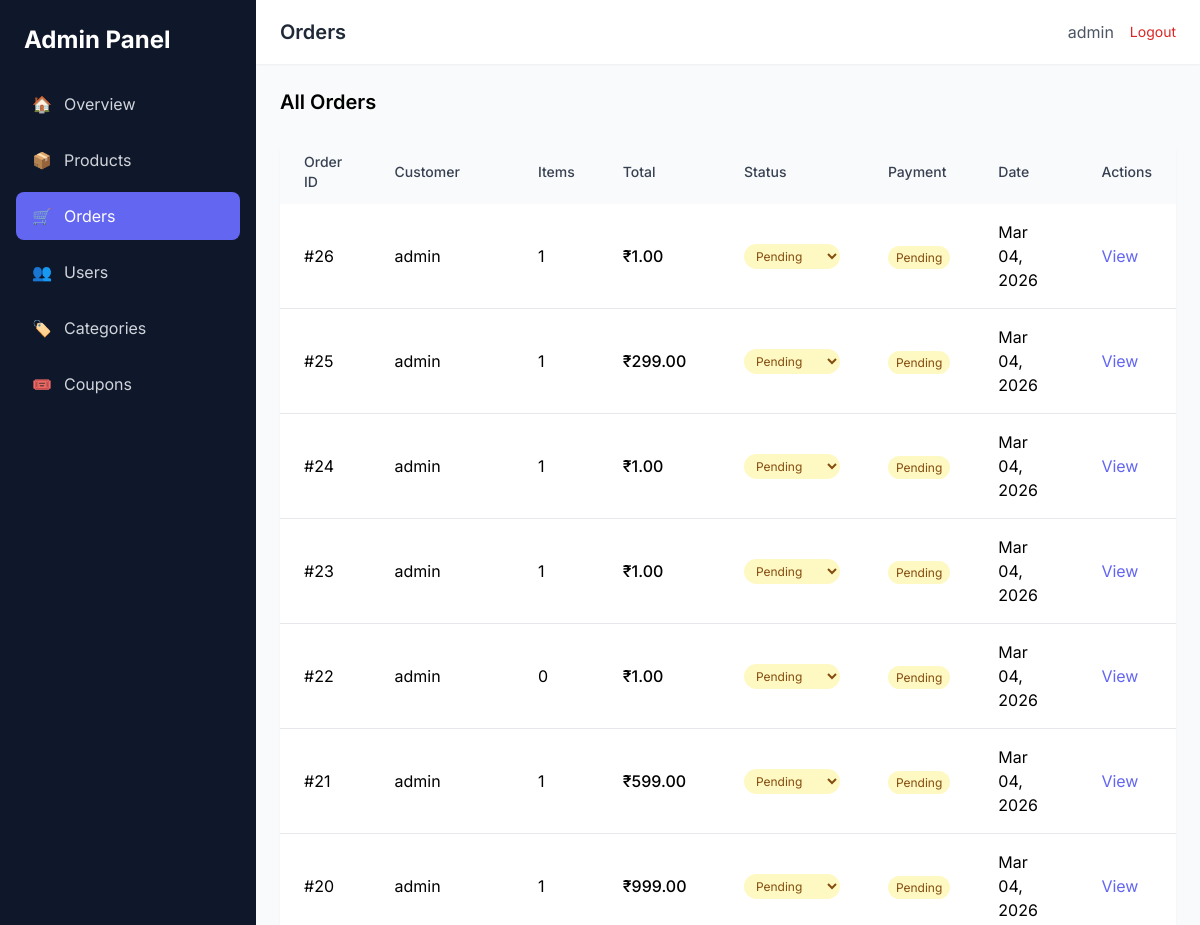
Before: /dashboard/orders/ (signed in, upper part) with the older database file.
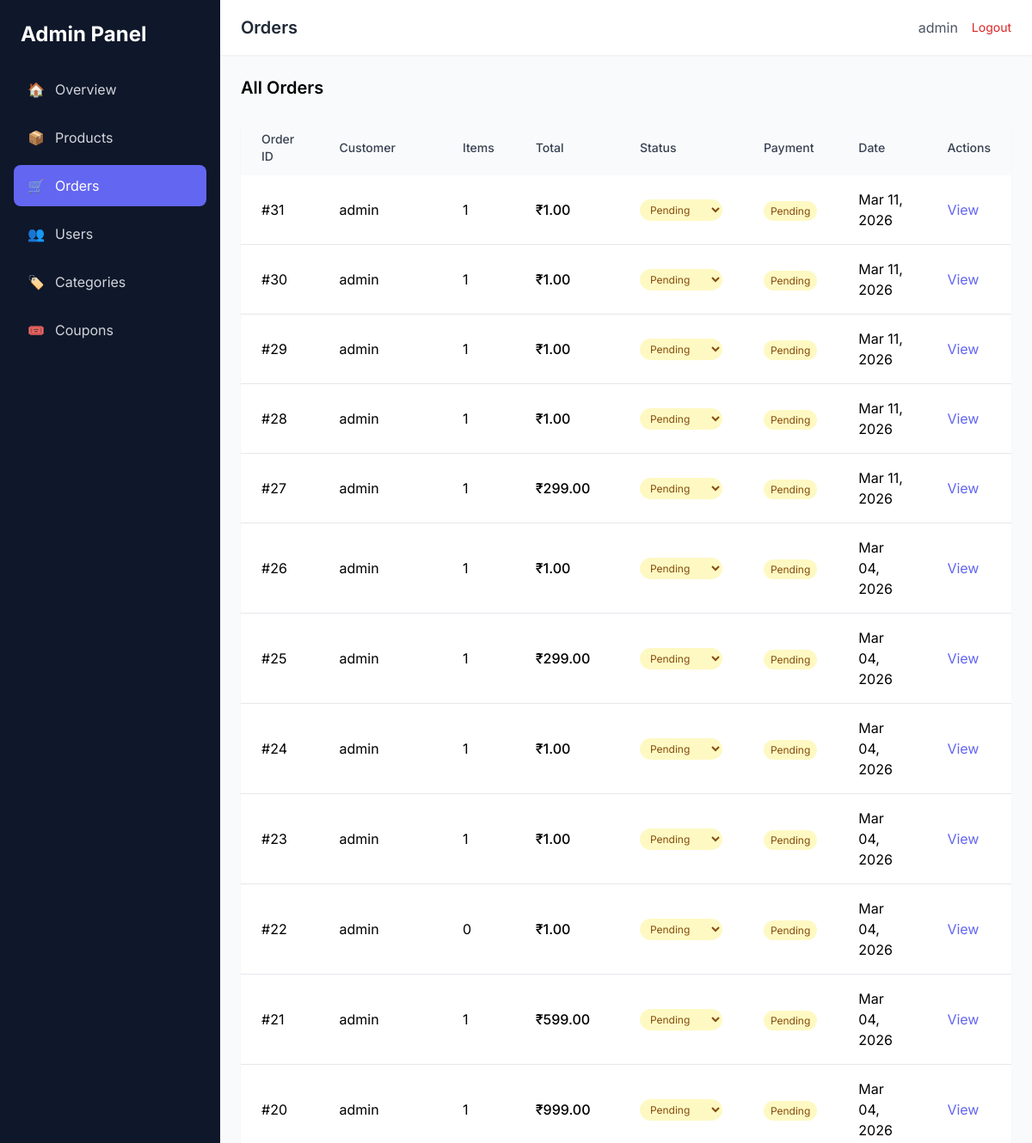
After: the same page with the newer database file.
### orders/models.py (models this page shows, shortened)
class Order(models.Model):
    STATUS_CHOICES = [
        ('PENDING', 'Pending'),
        ('CONFIRMED', 'Confirmed'),
        ('SHIPPED', 'Shipped'),
        ('DELIVERED', 'Delivered'),
        ('CANCELLED', 'Cancelled'),
    ]
    PAYMENT_STATUS_CHOICES = [
        ('PENDING', 'Pending'),
        ('PAID', 'Paid'),
        ('FAILED', 'Failed'),
        ('REFUNDED', 'Refunded'),
    ]
    user = models.ForeignKey(settings.AUTH_USER_MODEL, on_delete=models.CASCADE, related_name='orders')
    total_price = models.DecimalField(max_digits=10, decimal_places=2)
    status = models.CharField(max_length=20, choices=STATUS_CHOICES, default='PENDING')
    payment_status = models.CharField(max_length=20, choices=PAYMENT_STATUS_CHOICES, default='PENDING')
    shipping_address = models.TextField()
    created_at = models.DateTimeField(auto_now_add=True)
    updated_at = models.DateTimeField(auto_now=True)

### users/models.py (models this page shows, shortened)
class CustomUser(AbstractUser):
    phone = models.CharField(max_length=20, blank=True)
    avatar = models.ImageField(upload_to='avatars/', blank=True, null=True)
    address = models.TextField(blank=True)
    city = models.CharField(max_length=100, blank=True)
    country = models.CharField(max_length=100, blank=True)

### dashboard/views.py (the view)
# urls.py: path('orders/', views.order_list, name='order_list'),
@staff_required
def order_list(request):
    orders = Order.objects.select_related('user').order_by('-created_at')
    return render(request, 'dashboard/orders/list.html', {'orders': orders})

### orders/cart_utils.py (called while the page is built, shortened)
def get_cart(request):
    if request.user.is_authenticated:
        cart, created = Cart.objects.get_or_create(user=request.user)
        if request.session.session_key is None:
            request.session.create()
        session_key = request.session.session_key
        session_cart = Cart.objects.filter(session_key=session_key, user__isnull=True).first()
        if session_cart:
            merge_carts(session_key, request.user)
        return cart

def get_cart_count(request):
    cart = get_cart(request)
    return sum(item.quantity for item in cart.items.all())

### orders/context_processors.py (called while the page is built)
def cart_context(request):
    return {
        'cart_count': get_cart_count(request),
    }

### templates/dashboard/orders/list.html (shortened to what this page needs)
{% extends 'dashboard/base.html' %}
{% block page_title %}Orders{% endblock %}
{% block content %}
<h2 class="text-xl font-semibold mb-6">All Orders</h2>
<div class="bg-white rounded-xl shadow-sm overflow-hidden">
    <table class="w-full">
        <thead class="bg-gray-50">
            <tr>
                <th class="px-6 py-3 text-left text-sm font-medium text-gray-700">Order ID</th>
                <th class="px-6 py-3 text-left text-sm font-medium text-gray-700">Customer</th>
                <th class="px-6 py-3 text-left text-sm font-medium text-gray-700">Items</th>
                <th class="px-6 py-3 text-left text-sm font-medium text-gray-700">Total</th>
                <th class="px-6 py-3 text-left text-sm font-medium text-gray-700">Status</th>
                <th class="px-6 py-3 text-left text-sm font-medium text-gray-700">Payment</th>
                <th class="px-6 py-3 text-left text-sm font-medium text-gray-700">Date</th>
                <th class="px-6 py-3 text-left text-sm font-medium text-gray-700">Actions</th>
            </tr>
        </thead>
        <tbody class="divide-y divide-gray-200">
            {% for order in orders %}
                <tr>
                    <td class="px-6 py-4">#{{ order.id }}</td>
                    <td class="px-6 py-4">{{ order.user.username }}</td>
                    <td class="px-6 py-4">{{ order.items.count }}</td>
                    <td class="px-6 py-4 font-medium">₹{{ order.total_price }}</td>
                    <td class="px-6 py-4">
                        <select class="order-status text-xs rounded-full px-2 py-1 border-0 cursor-pointer
                            {% if order.status == 'PENDING' %}bg-yellow-100 text-yellow-800
                            {% elif order.status == 'CONFIRMED' %}bg-blue-100 text-blue-800
                            {% elif order.status == 'SHIPPED' %}bg-purple-100 text-purple-800
                            {% elif order.status == 'DELIVERED' %}bg-green-100 text-green-800
                            {% else %}bg-red-100 text-red-800{% endif %}"
                                data-id="{{ order.id }}">
                            <option value="PENDING" {% if order.status == 'PENDING' %}selected{% endif %}>Pending</option>
                        </select>
                    </td>
                    <td class="px-6 py-4">
                        <span class="px-2 py-1 text-xs rounded-full
                            {% if order.payment_status == 'PENDING' %}bg-yellow-100 text-yellow-800
                            {% elif order.payment_status == 'PAID' %}bg-green-100 text-green-800
                            {% elif order.payment_status == 'FAILED' %}bg-red-100 text-red-800
                            {% else %}bg-gray-100 text-gray-800{% endif %}">
                            {{ order.get_payment_status_display }}
                        </span>
                    </td>
                    <td class="px-6 py-4">{{ order.created_at|date:"M d, Y" }}</td>
                    <td class="px-6 py-4">
                        <a href="{% url 'dashboard:order_detail' order.id %}" class="text-primary hover:underline">View</a>
                    </td>
                </tr>
            {% empty %}
                <tr>
                    <td colspan="8" class="px-6 py-8 text-center text-gray-500">No orders yet</td>
                </tr>
            {% endfor %}
        </tbody>
    </table>
</div>
{% endblock %}

Changed rows visible on the page:
added Order: id "31", user.username "admin", items.count "1", total_price "1.00", status+id "Pending", payment_status "Pending", created_at "Mar 11, 2026"
added Order: id "30", user.username "admin", items.count "1", total_price "1.00", status+id "Pending", payment_status "Pending", created_at "Mar 11, 2026"
added Order: id "29", user.username "admin", items.count "1", total_price "1.00", status+id "Pending", payment_status "Pending", created_at "Mar 11, 2026"
added Order: id "28", user.username "admin", items.count "1", total_price "1.00", status+id "Pending", payment_status "Pending", created_at "Mar 11, 2026"
added Order: id "27", user.username "admin", items.count "1", total_price "299.00", status+id "Pending", payment_status "Pending", created_at "Mar 11, 2026"
